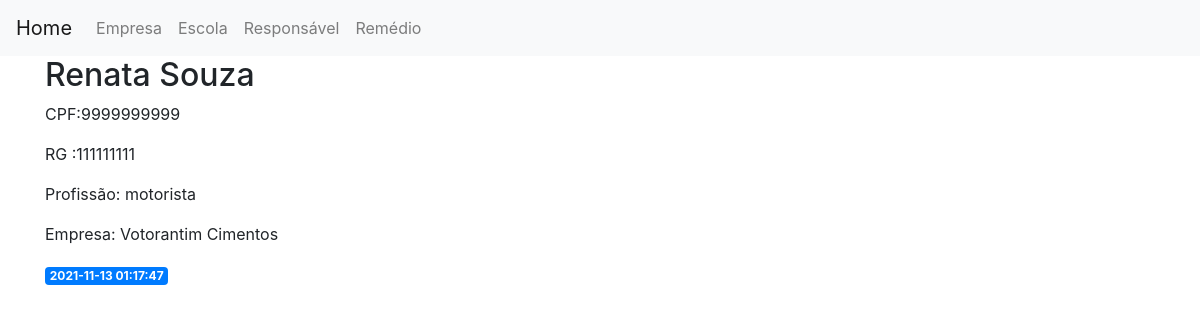
Page /responsavel/1 on the committed database.
### tables this page shows
CREATE TABLE responsavel (idresponsavel INTEGER PRIMARY KEY AUTOINCREMENT, created TIMESTAMP NOT NULL DEFAULT CURRENT_TIMESTAMP, nome varchar (80) NOT NULL, rg varchar (15), cpf varchar (15), profissao varchar (20), idempresa integer, nomeempresa VARCHAR (80), FOREIGN KEY (idempresa) REFERENCES empresa (idempresa));

CREATE TABLE empresa (idempresa INTEGER PRIMARY KEY AUTOINCREMENT, nome varchar (80) NOT NULL, created TIMESTAMP DEFAULT (CURRENT_TIMESTAMP) NOT NULL);

### app.py (the view)
@app.route('/responsavel/<int:post_id>')
def post(post_id):
    responsavel = get_post(post_id)
    return render_template('post.html', post=responsavel)

### app.py (called while the page is built)
def get_db_connection():
    conn = sqlite3.connect('database.db')
    conn.row_factory = sqlite3.Row
    return conn

def get_post(post_id):
    conn = get_db_connection()
    responsavel = conn.execute('SELECT r.idresponsavel, r.created, r.nome, r.rg, r.cpf, r.profissao, e.nome as empresa '
                               ' FROM responsavel r JOIN empresa e ON r.idempresa = e.idempresa '
                               ' and idresponsavel = ?',
                               (post_id,)).fetchone()
    conn.close()
    if responsavel is None:
        abort(404)
    return responsavel

### templates/post.html
{% extends 'base.html' %}
{% block content %}
    <h2>{% block title %} {{ post['nome'] }} {% endblock %}</h2>
    <p>CPF:{{ post['cpf'] }}</p>
    <p>RG :{{ post['rg'] }}</p>
    <p>Profissão: {{ post['profissao'] }}</p>
    <p>Empresa: {{ post['empresa'] }}</p>
    <span class="badge badge-primary">{{ post['created'] }}</span>
{% endblock %}

### rows in the picture
responsavel: nome "Renata Souza", cpf "9999999999", rg "111111111", profissao "motorista", created "2021-11-13 01:17:47"
empresa: empresa "Votorantim Cimentos"
